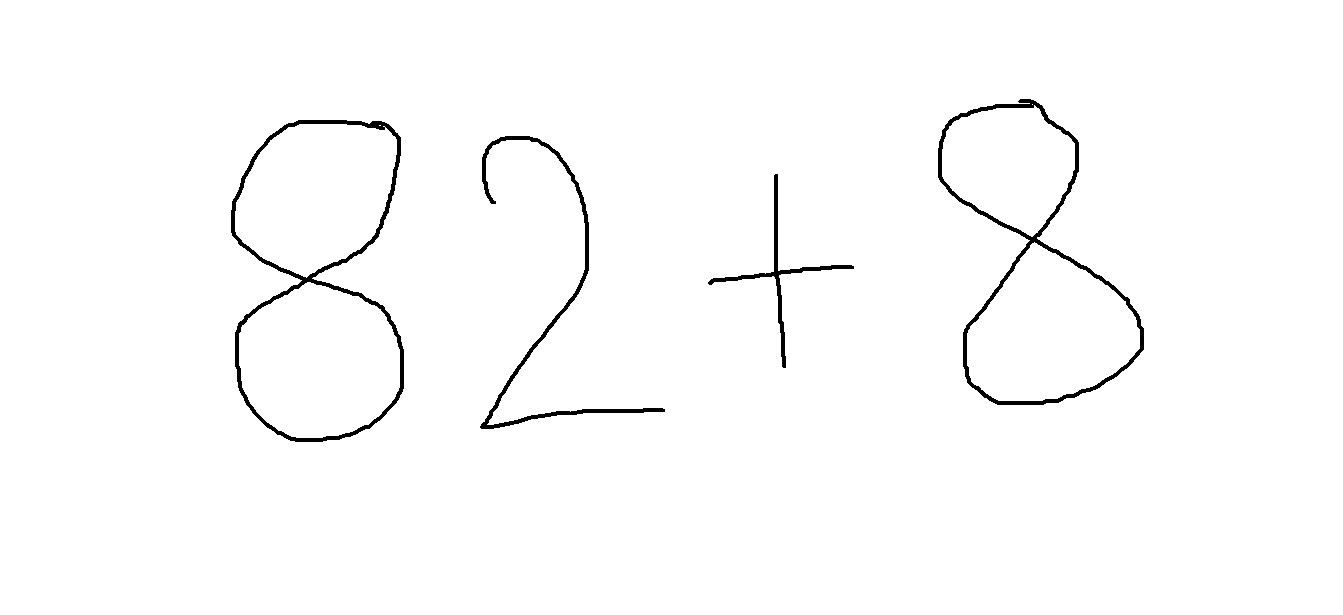
#> input picture Handwritten Equation Solver using CNN/test_img.jpeg, 1343 x 615 px, found by its file name
$ jupyter execute --allow-errors 'Equation solver CNN.ipynb'   (older library calls are emulated)
#> lines starting #> are read from the running program, lines starting #| are printed output that depends on the picture; after the words box and inside, x2 and y2 are one past the last pixel; in counts of white or black regions, pixels touching at a corner belong together
### Importing required libraries

[cell 1]
import cv2
import numpy
from keras.datasets import mnist
from keras.models import Sequential
from keras.layers import Dense
from keras.layers import Dropout
from keras.layers import Flatten
from keras.layers.convolutional import Conv2D
from keras.layers.convolutional import MaxPooling2D
from keras.utils import np_utils
from keras import backend as K
#K.set_image_dim_ordering('th')
from keras.models import model_from_json

[cell 2]
#To avoid tensorflow keras version error set available gpus in your local system
import tensorflow as tf
import keras.backend.tensorflow_backend as tfback

print("tf.__version__ is", tf.__version__)
print("tf.keras.__version__ is:", tf.keras.__version__)

def _get_available_gpus():
    """Get a list of available gpu devices (formatted as strings).

    # Returns
        A list of available GPU devices.
    """
    #global _LOCAL_DEVICES
    if tfback._LOCAL_DEVICES is None:
        devices = tf.config.list_logical_devices()
        tfback._LOCAL_DEVICES = [x.name for x in devices]
    return [x for x in tfback._LOCAL_DEVICES if 'device:gpu' in x.lower()]

tfback._get_available_gpus = _get_available_gpus

#> (a cell that did not finish here is left out)

[cell 4]
#Read the image of handwritten equation
import cv2
import numpy as np
img = cv2.imread(r'C:\Users\hp\Desktop\Handwritten Equation Solver using CNN\test_img.jpeg',cv2.IMREAD_GRAYSCALE)
#> img is the input picture: shape (615, 1343); min 0, max 255, mean 251.3

cv2.imshow("image",img)
cv2.waitKey(0)
cv2.destroyAllWindows()


if img is not None:
    #images.append(img)
    img=~img
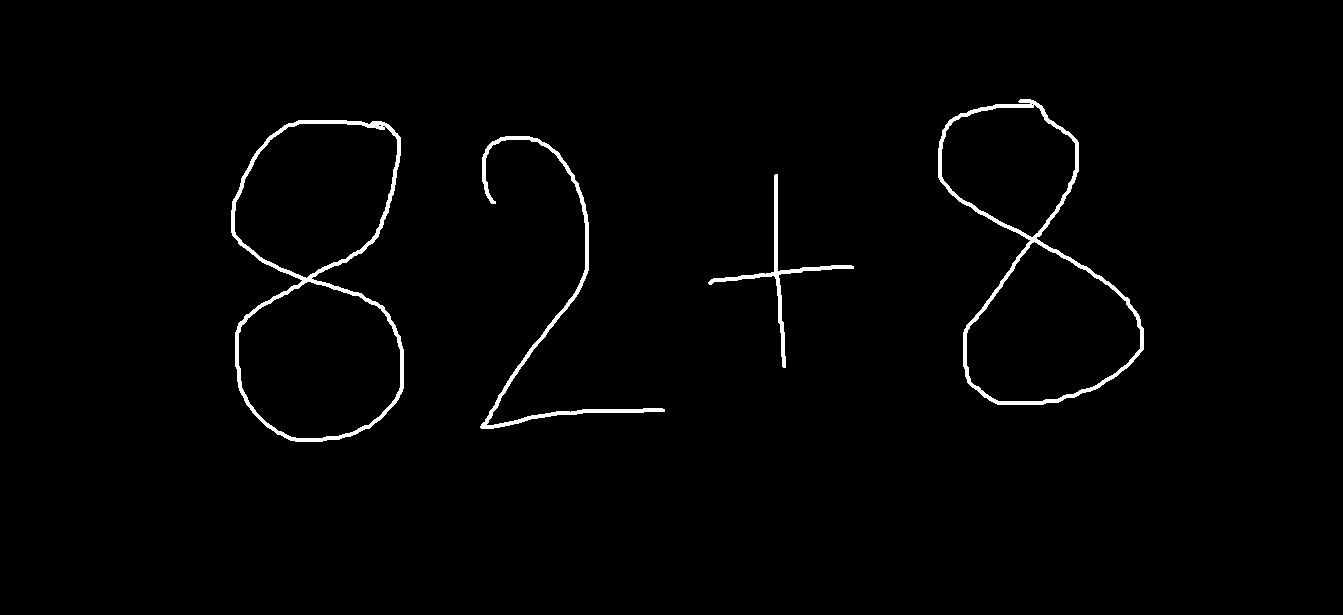
#> img: shape (615, 1343); min 0, max 255, mean 3.7
    ret,thresh=cv2.threshold(img,127,255,cv2.THRESH_BINARY)
#> thresh: shape (615, 1343); 1.4% white; 4 white regions
    ret,ctrs,ret=cv2.findContours(thresh,cv2.RETR_TREE,cv2.CHAIN_APPROX_SIMPLE)
#> ret = [[1, -1, -1, -1], [2, 0, -1, -1], [7, 1, 3, -1], [4, -1, -1, 2], [5, 3, -1, 2], [6, 4, -1, 2], [-1, 5, -1, 2], [-1, 2, 8, -1], [9, -1, -1, 7], [10, 8, -1, 7], [-1, 9, -1, 7]]; ctrs = 11 contours, 3 with area under 20; largest, box (x1, y1, x2, y2) and area: (231, 120, 404, 442) 41964, (938, 99, 1144, 405) 34599, (238, 281, 401, 439) 19896, (966, 241, 1141, 402) 18985, (234, 123, 398, 279) 18820, (941, 104, 1076, 238) 12611, (480, 136, 665, 429) 1941, (708, 174, 854, 368) 1031
    cnt=sorted(ctrs, key=lambda ctr: cv2.boundingRect(ctr)[0])
#> cnt has the same summary as ctrs
    w=int(28)
    h=int(28)
    train_data=[]
    #print(len(cnt))
    rects=[]
    for c in cnt :
        x,y,w,h= cv2.boundingRect(c)
        rect=[x,y,w,h]
        rects.append(rect)
#> this loop made 11 passes
#> (x, y, w, h) on passes 1 to 10: (231, 120, 173, 322), (234, 123, 164, 156), (238, 281, 163, 158), (378, 124, 4, 3), (382, 125, 4, 3), (480, 136, 185, 293), (708, 174, 146, 194), (938, 99, 206, 306), (941, 104, 135, 134), (966, 241, 175, 161)
#> (c, x, y, w, h) on pass 11: ([[1031, 104], [1032, 103], [1033, 104], [1032, 105]], 1031, 103, 3, 3)
#> after the loop, rects = [[231, 120, 173, 322], [234, 123, 164, 156], [238, 281, 163, 158], [378, 124, 4, 3], [382, 125, 4, 3], [480, 136, 185, 293], [708, 174, 146, 194], [938, 99, 206, 306], [941, 104, 135, 134], [966, 241, 175, 161], [1031, 103, 3, 3]]
    #print(rects)
    bool_rect=[]
    for r in rects:
        l=[]
        for rec in rects:
            flag=0
            if rec!=r:
                if r[0]<(rec[0]+rec[2]+10) and rec[0]<(r[0]+r[2]+10) and r[1]<(rec[1]+rec[3]+10) and rec[1]<(r[1]+r[3]+10):
                    flag=1
                l.append(flag)
            if rec==r:
                l.append(0)
        bool_rect.append(l)
#> this loop made 11 passes
#> after the loop, bool_rect = 11 items, first 6: [0, 1, 1, 1, 1, 0, 0, 0, 0, 0, 0], [1, 0, 1, 1, 1, 0, 0, 0, 0, 0, 0], [1, 1, 0, 0, 0, 0, 0, 0, 0, 0, 0], [1, 1, 0, 0, 1, 0, 0, 0, 0, 0, 0], [1, 1, 0, 1, 0, 0, 0, 0, 0, 0, 0], [0, 0, 0, 0, 0, 0, 0, 0, 0, 0, 0]
    #print(bool_rect)
    dump_rect=[]
    for i in range(0,len(cnt)):
        for j in range(0,len(cnt)):
            if bool_rect[i][j]==1:
                area1=rects[i][2]*rects[i][3]
                area2=rects[j][2]*rects[j][3]
                if(area1==min(area1,area2)):
                    dump_rect.append(rects[i])
#> this loop made 11 passes
#> after the loop, dump_rect = 14 items, first 6: [234, 123, 164, 156], [234, 123, 164, 156], [238, 281, 163, 158], [378, 124, 4, 3], [378, 124, 4, 3], [378, 124, 4, 3]
    #print(len(dump_rect))
    final_rect=[i for i in rects if i not in dump_rect]
#> final_rect = [[231, 120, 173, 322], [480, 136, 185, 293], [708, 174, 146, 194], [938, 99, 206, 306]]
    #print(final_rect)
    for r in final_rect:
        x=r[0]
        y=r[1]
        w=r[2]
        h=r[3]
        im_crop =thresh[y:y+h+10,x:x+w+10]


        im_resize = cv2.resize(im_crop,(28,28))
        cv2.imshow("work",im_resize)
        cv2.waitKey(0)
        cv2.destroyAllWindows()

        im_resize=np.reshape(im_resize,(1,28,28))
        train_data.append(im_resize)
#> this loop made 4 passes
#> pass 1, `im_crop =thresh[y:y+h+10,x:x+w+10]`:
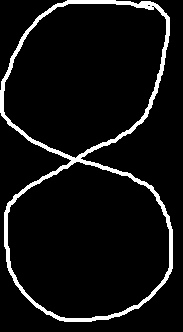
#> im_crop: shape (332, 183); 6.9% white; 1 white region, box (x1, y1, x2, y2) and area: (0, 0, 173, 322) 4175
#> pass 1, `im_resize = cv2.resize(im_crop,(28,28))`:
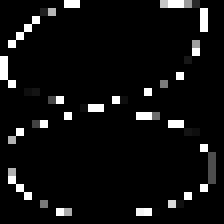
#> im_resize: shape (28, 28) (shown 8 times larger); min 0, max 255, mean 15.5
#> pass 2, `im_crop =thresh[y:y+h+10,x:x+w+10]`:
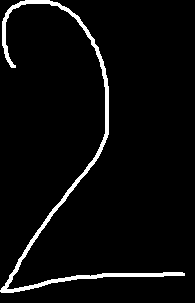
#> im_crop: shape (303, 195); 4.3% white; 1 white region, box (x1, y1, x2, y2) and area: (0, 0, 185, 293) 2524
#> pass 2, `im_resize = cv2.resize(im_crop,(28,28))`:
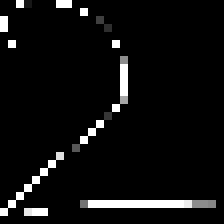
#> im_resize: shape (28, 28) (shown 8 times larger); min 0, max 255, mean 14.3
#> after the loop:
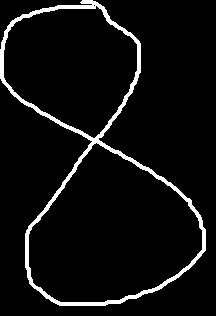
#> im_crop: shape (316, 216); 5.6% white; 1 white region, box (x1, y1, x2, y2) and area: (0, 0, 206, 306) 3854
#> after the loop, train_data = 4 items
